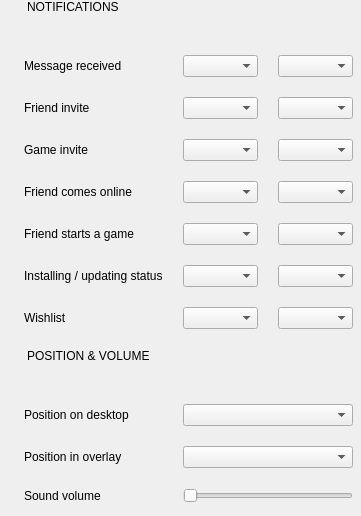
         <widget class="QWidget" name="notificationsPageScrollAreaContents">
          <property name="geometry">
           <rect>
            <x>0</x>
            <y>0</y>
            <width>361</width>
            <height>516</height>
           </rect>
          </property>
          <layout class="QGridLayout" name="gridLayout_3">
           <property name="leftMargin">
            <number>24</number>
           </property>
           <property name="topMargin">
            <number>0</number>
           </property>
           <property name="rightMargin">
            <number>8</number>
           </property>
           <property name="bottomMargin">
            <number>0</number>
           </property>
           <property name="spacing">
            <number>20</number>
           </property>
           <item row="5" column="0">
            <widget class="QLabel" name="friendGamingLabel">
             <property name="text">
              <string>Friend starts a game</string>
             </property>
            </widget>
           </item>
           <item row="2" column="0">
            <widget class="QLabel" name="friendInviteLabel">
             <property name="text">
              <string>Friend invite</string>
             </property>
            </widget>
           </item>
           <item row="1" column="2">
            <widget class="QComboBox" name="messageNotificationKindComboBox"/>
           </item>
           <item row="7" column="2">
            <widget class="QComboBox" name="wishlistNotificationKindComboBox"/>
           </item>
           <item row="10" column="0">
            <widget class="QLabel" name="overlayPositionLabel">
             <property name="text">
              <string>Position in overlay</string>
             </property>
            </widget>
           </item>
           <item row="4" column="0">
            <widget class="QLabel" name="friendOnlineLabel">
             <property name="text">
              <string>Friend comes online</string>
             </property>
            </widget>
           </item>
           <item row="7" column="1">
            <widget class="QComboBox" name="wishlistNotificationPlaceComboBox"/>
           </item>
           <item row="7" column="0">
            <widget class="QLabel" name="wishlistNotificationLabel">
             <property name="text">
              <string>Wishlist</string>
             </property>
            </widget>
           </item>
           <item row="12" column="0" colspan="3">
            <spacer name="notificationsPageSpacer">
             <property name="orientation">
              <enum>Qt::Vertical</enum>
             </property>
             <property name="sizeHint" stdset="0">
              <size>
               <width>0</width>
               <height>0</height>
              </size>
             </property>
            </spacer>
           </item>
           <item row="9" column="0">
            <widget class="QLabel" name="desktopPositionLabel">
             <property name="text">
              <string>Position on desktop</string>
             </property>
            </widget>
           </item>
           <item row="4" column="2">
            <widget class="QComboBox" name="friendOnlineKindComboBox"/>
           </item>
           <item row="0" column="0" colspan="3">
            <widget class="QLabel" name="notificationsPageHeaderLabel">
             <property name="styleSheet">
              <string notr="true">border-bottom: 1px solid black;
padding-bottom: 20px;</string>
             </property>
             <property name="text">
              <string>NOTIFICATIONS</string>
             </property>
            </widget>
           </item>
           <item row="3" column="2">
            <widget class="QComboBox" name="gameInviteKindComboBox"/>
           </item>
           <item row="5" column="1">
            <widget class="QComboBox" name="friendGamingPlaceComboBox"/>
           </item>
           <item row="6" column="0">
            <widget class="QLabel" name="installationNotificationLabel">
             <property name="text">
              <string>Installing / updating status</string>
             </property>
            </widget>
           </item>
           <item row="2" column="2">
            <widget class="QComboBox" name="friendInviteKindComboBox"/>
           </item>
           <item row="6" column="1">
            <widget class="QComboBox" name="installationNotificationPlaceComboBox"/>
           </item>
           <item row="1" column="0">
            <widget class="QLabel" name="messageNotificationLabel">
             <property name="text">
              <string>Message received</string>
             </property>
            </widget>
           </item>
           <item row="2" column="1">
            <widget class="QComboBox" name="friendInvitePlaceComboBox"/>
           </item>
           <item row="3" column="0">
            <widget class="QLabel" name="gameInviteLabel">
             <property name="text">
              <string>Game invite</string>
             </property>
            </widget>
           </item>
           <item row="4" column="1">
            <widget class="QComboBox" name="friendOnlinePlaceComboBox"/>
           </item>
           <item row="3" column="1">
            <widget class="QComboBox" name="gameInvitePlaceComboBox"/>
           </item>
           <item row="6" column="2">
            <widget class="QComboBox" name="installationNotificationKindComboBox"/>
           </item>
           <item row="8" column="0" colspan="3">
            <widget class="QLabel" name="notificationsPositionLabel">
             <property name="styleSheet">
              <string notr="true">border-bottom: 1px solid black;
padding-bottom: 20px;</string>
             </property>
             <property name="text">
              <string>POSITION &amp; VOLUME</string>
             </property>
            </widget>
           </item>
           <item row="5" column="2">
            <widget class="QComboBox" name="friendGamingKindComboBox"/>
           </item>
           <item row="1" column="1">
            <widget class="QComboBox" name="messageNotificationPlaceComboBox"/>
           </item>
           <item row="11" column="0">
            <widget class="QLabel" name="notificationVolumeLabel">
             <property name="text">
              <string>Sound volume</string>
             </property>
            </widget>
           </item>
           <item row="9" column="1" colspan="2">
            <widget class="QComboBox" name="desktopPositionComboBox"/>
           </item>
           <item row="10" column="1" colspan="2">
            <widget class="QComboBox" name="overlayPositionComboBox"/>
           </item>
           <item row="11" column="1" colspan="2">
            <widget class="QSlider" name="notificationVolumeSlider">
             <property name="maximum">
              <number>100</number>
             </property>
             <property name="pageStep">
              <number>5</number>
             </property>
             <property name="orientation">
              <enum>Qt::Horizontal</enum>
             </property>
            </widget>
           </item>
          </layout>
         </widget>
